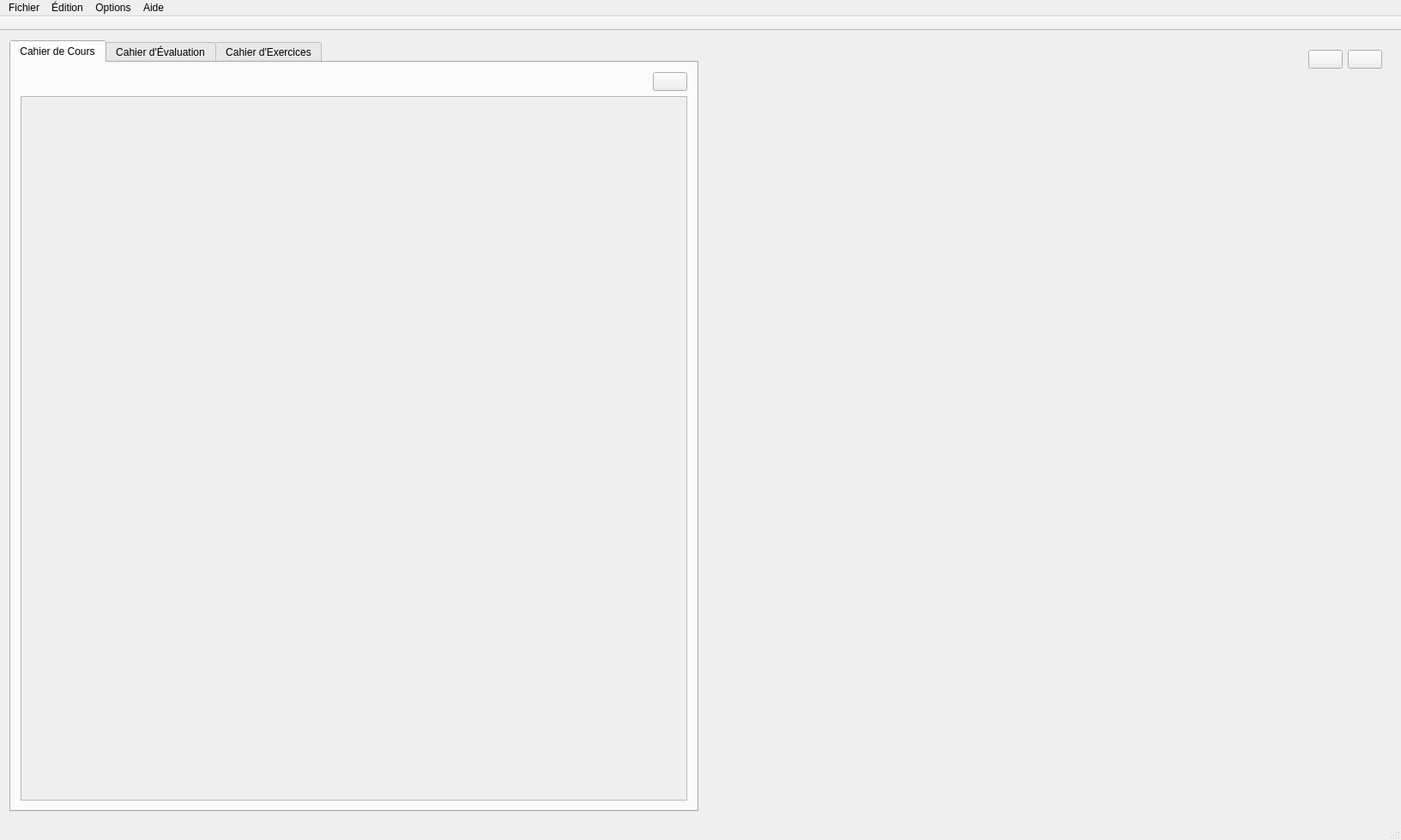
<?xml version="1.0" encoding="UTF-8"?>
<ui version="4.0">
 <class>InterfaceClass</class>
 <widget class="QMainWindow" name="InterfaceClass">
  <property name="geometry">
   <rect>
    <x>0</x>
    <y>0</y>
    <width>1633</width>
    <height>979</height>
   </rect>
  </property>
  <property name="windowTitle">
   <string>Interface</string>
  </property>
  <widget class="QWidget" name="centralWidget">
   <layout class="QHBoxLayout" name="horizontalLayout">
    <item>
     <layout class="QHBoxLayout" name="LayoutCahiers">
      <item>
       <widget class="QTabWidget" name="Onglets">
        <property name="sizePolicy">
         <sizepolicy hsizetype="Expanding" vsizetype="Expanding">
          <horstretch>1</horstretch>
          <verstretch>1</verstretch>
         </sizepolicy>
        </property>
        <property name="minimumSize">
         <size>
          <width>545</width>
          <height>689</height>
         </size>
        </property>
        <property name="sizeIncrement">
         <size>
          <width>1</width>
          <height>1</height>
         </size>
        </property>
        <property name="tabShape">
         <enum>QTabWidget::Rounded</enum>
        </property>
        <property name="currentIndex">
         <number>0</number>
        </property>
        <widget class="QWidget" name="Cours">
         <attribute name="title">
          <string>Cahier de Cours</string>
         </attribute>
         <layout class="QGridLayout" name="gridLayout_6">
          <item row="0" column="1">
           <widget class="QPushButton" name="PleinEcranCours">
            <property name="text">
             <string/>
            </property>
            <property name="icon">
             <iconset resource="interface.qrc">
              <normaloff>:/Interface/Resources/Fullscreen.gif</normaloff>:/Interface/Resources/Fullscreen.gif</iconset>
            </property>
            <property name="iconSize">
             <size>
              <width>32</width>
              <height>32</height>
             </size>
            </property>
           </widget>
          </item>
          <item row="0" column="0">
           <spacer name="horizontalSpacer">
            <property name="orientation">
             <enum>Qt::Horizontal</enum>
            </property>
            <property name="sizeHint" stdset="0">
             <size>
              <width>40</width>
              <height>20</height>
             </size>
            </property>
           </spacer>
          </item>
          <item row="1" column="0" colspan="2">
           <widget class="QScrollArea" name="scrollAreaCours">
            <property name="widgetResizable">
             <bool>true</bool>
            </property>
            <widget class="QWidget" name="scrollAreaWidgetContents">
             <property name="geometry">
              <rect>
               <x>0</x>
               <y>0</y>
               <width>770</width>
               <height>789</height>
              </rect>
             </property>
            </widget>
           </widget>
          </item>
         </layout>
        </widget>
        <widget class="QWidget" name="Eval">
         <attribute name="title">
          <string>Cahier d'Évaluation</string>
         </attribute>
         <layout class="QGridLayout" name="gridLayout_8">
          <item row="0" column="1">
           <widget class="QPushButton" name="PleinEcranEval">
            <property name="text">
             <string/>
            </property>
            <property name="icon">
             <iconset resource="interface.qrc">
              <normaloff>:/Interface/Resources/Fullscreen.gif</normaloff>:/Interface/Resources/Fullscreen.gif</iconset>
            </property>
            <property name="iconSize">
             <size>
              <width>32</width>
              <height>32</height>
             </size>
            </property>
           </widget>
          </item>
          <item row="0" column="0">
           <spacer name="horizontalSpacer_31">
            <property name="orientation">
             <enum>Qt::Horizontal</enum>
            </property>
            <property name="sizeHint" stdset="0">
             <size>
              <width>40</width>
              <height>20</height>
             </size>
            </property>
           </spacer>
          </item>
          <item row="1" column="0" colspan="2">
           <widget class="QScrollArea" name="scrollAreaEval">
            <property name="widgetResizable">
             <bool>true</bool>
            </property>
            <widget class="QWidget" name="scrollAreaWidgetContents_3">
             <property name="geometry">
              <rect>
               <x>0</x>
               <y>0</y>
               <width>98</width>
               <height>28</height>
              </rect>
             </property>
            </widget>
           </widget>
          </item>
         </layout>
        </widget>
        <widget class="QWidget" name="Exo">
         <attribute name="title">
          <string>Cahier d'Exercices</string>
         </attribute>
         <layout class="QGridLayout" name="gridLayout_7">
          <item row="0" column="1">
           <widget class="QPushButton" name="PleinEcranExo">
            <property name="text">
             <string/>
            </property>
            <property name="icon">
             <iconset resource="interface.qrc">
              <normaloff>:/Interface/Resources/Fullscreen.gif</normaloff>:/Interface/Resources/Fullscreen.gif</iconset>
            </property>
            <property name="iconSize">
             <size>
              <width>32</width>
              <height>32</height>
             </size>
            </property>
           </widget>
          </item>
          <item row="0" column="0">
           <spacer name="horizontalSpacer_30">
            <property name="orientation">
             <enum>Qt::Horizontal</enum>
            </property>
            <property name="sizeHint" stdset="0">
             <size>
              <width>40</width>
              <height>20</height>
             </size>
            </property>
           </spacer>
          </item>
          <item row="1" column="0" colspan="2">
           <widget class="QScrollArea" name="scrollAreaExo">
            <property name="widgetResizable">
             <bool>true</bool>
            </property>
            <widget class="QWidget" name="scrollAreaWidgetContents_2">
             <property name="geometry">
              <rect>
               <x>0</x>
               <y>0</y>
               <width>98</width>
               <height>28</height>
              </rect>
             </property>
            </widget>
           </widget>
          </item>
         </layout>
        </widget>
       </widget>
      </item>
     </layout>
    </item>
    <item>
     <layout class="QGridLayout" name="LayoutGeom">
      <item row="0" column="0">
       <widget class="QWidget" name="Geom" native="true">
        <property name="minimumSize">
         <size>
          <width>544</width>
          <height>689</height>
         </size>
        </property>
        <layout class="QGridLayout" name="gridLayout_10">
         <item row="0" column="1">
          <spacer name="horizontalSpacer_33">
           <property name="orientation">
            <enum>Qt::Horizontal</enum>
           </property>
           <property name="sizeHint" stdset="0">
            <size>
             <width>40</width>
             <height>20</height>
            </size>
           </property>
          </spacer>
         </item>
         <item row="0" column="2">
          <spacer name="horizontalSpacer_34">
           <property name="orientation">
            <enum>Qt::Horizontal</enum>
           </property>
           <property name="sizeHint" stdset="0">
            <size>
             <width>40</width>
             <height>20</height>
            </size>
           </property>
          </spacer>
         </item>
         <item row="0" column="10">
          <widget class="QPushButton" name="GeomPleinEcran">
           <property name="text">
            <string/>
           </property>
           <property name="icon">
            <iconset resource="interface.qrc">
             <normaloff>:/Interface/Resources/Fullscreen.gif</normaloff>:/Interface/Resources/Fullscreen.gif</iconset>
           </property>
           <property name="iconSize">
            <size>
             <width>32</width>
             <height>32</height>
            </size>
           </property>
          </widget>
         </item>
         <item row="0" column="0">
          <spacer name="horizontalSpacer_32">
           <property name="orientation">
            <enum>Qt::Horizontal</enum>
           </property>
           <property name="sizeHint" stdset="0">
            <size>
             <width>40</width>
             <height>20</height>
            </size>
           </property>
          </spacer>
         </item>
         <item row="0" column="3">
          <spacer name="horizontalSpacer_35">
           <property name="orientation">
            <enum>Qt::Horizontal</enum>
           </property>
           <property name="sizeHint" stdset="0">
            <size>
             <width>40</width>
             <height>20</height>
            </size>
           </property>
          </spacer>
         </item>
         <item row="0" column="4">
          <spacer name="horizontalSpacer_36">
           <property name="orientation">
            <enum>Qt::Horizontal</enum>
           </property>
           <property name="sizeHint" stdset="0">
            <size>
             <width>40</width>
             <height>20</height>
            </size>
           </property>
          </spacer>
         </item>
         <item row="0" column="5">
          <spacer name="horizontalSpacer_37">
           <property name="orientation">
            <enum>Qt::Horizontal</enum>
           </property>
           <property name="sizeHint" stdset="0">
            <size>
             <width>40</width>
             <height>20</height>
            </size>
           </property>
          </spacer>
         </item>
         <item row="0" column="6">
          <spacer name="horizontalSpacer_38">
           <property name="orientation">
            <enum>Qt::Horizontal</enum>
           </property>
           <property name="sizeHint" stdset="0">
            <size>
             <width>40</width>
             <height>20</height>
            </size>
           </property>
          </spacer>
         </item>
         <item row="0" column="7">
          <spacer name="horizontalSpacer_39">
           <property name="orientation">
            <enum>Qt::Horizontal</enum>
           </property>
           <property name="sizeHint" stdset="0">
            <size>
             <width>40</width>
             <height>20</height>
            </size>
           </property>
          </spacer>
         </item>
         <item row="0" column="9">
          <widget class="QPushButton" name="boutonInsertionGeom">
           <property name="text">
            <string/>
           </property>
           <property name="icon">
            <iconset resource="interface.qrc">
             <normaloff>:/Interface/Resources/insertGeom.png</normaloff>:/Interface/Resources/insertGeom.png</iconset>
           </property>
           <property name="iconSize">
            <size>
             <width>32</width>
             <height>32</height>
            </size>
           </property>
          </widget>
         </item>
         <item row="0" column="8">
          <spacer name="horizontalSpacer_40">
           <property name="orientation">
            <enum>Qt::Horizontal</enum>
           </property>
           <property name="sizeHint" stdset="0">
            <size>
             <width>40</width>
             <height>20</height>
            </size>
           </property>
          </spacer>
         </item>
         <item row="1" column="0" colspan="11">
          <widget class="QWidget" name="geomEcranScind_2" native="true">
           <layout class="QHBoxLayout" name="geomEcranScind"/>
          </widget>
         </item>
        </layout>
       </widget>
      </item>
     </layout>
    </item>
   </layout>
  </widget>
  <widget class="QMenuBar" name="menuBar">
   <property name="geometry">
    <rect>
     <x>0</x>
     <y>0</y>
     <width>1633</width>
     <height>26</height>
    </rect>
   </property>
   <widget class="QMenu" name="menuFichier">
    <property name="title">
     <string>Fichier</string>
    </property>
    <addaction name="actionNouveau"/>
    <addaction name="actionOuvrir"/>
    <addaction name="actionFermer"/>
    <addaction name="separator"/>
    <addaction name="actionConnexion"/>
    <addaction name="actionChanger_d_Utilisateur"/>
    <addaction name="actionNouvel_Utilisateur"/>
    <addaction name="actionSupprimer_un_Utilisateur"/>
    <addaction name="separator"/>
    <addaction name="actionSauvegarder"/>
    <addaction name="actionSauvegarder_Sous"/>
    <addaction name="separator"/>
    <addaction name="actionImprimer"/>
    <addaction name="separator"/>
    <addaction name="actionQuitter"/>
   </widget>
   <widget class="QMenu" name="menu_dition">
    <property name="title">
     <string>Édition</string>
    </property>
    <addaction name="actionCopier"/>
    <addaction name="actionColler"/>
    <addaction name="actionCouper"/>
   </widget>
   <widget class="QMenu" name="menuOptions">
    <property name="title">
     <string>Options</string>
    </property>
    <addaction name="actionGrille"/>
   </widget>
   <widget class="QMenu" name="menuAide">
    <property name="title">
     <string>Aide</string>
    </property>
    <addaction name="actionRaccourcis_Clavier"/>
    <addaction name="actionDocumentation_Utilisateur"/>
    <addaction name="separator"/>
    <addaction name="A_propos"/>
   </widget>
   <addaction name="menuFichier"/>
   <addaction name="menu_dition"/>
   <addaction name="menuOptions"/>
   <addaction name="menuAide"/>
  </widget>
  <widget class="QToolBar" name="mainToolBar">
   <property name="movable">
    <bool>false</bool>
   </property>
   <property name="floatable">
    <bool>false</bool>
   </property>
   <attribute name="toolBarArea">
    <enum>TopToolBarArea</enum>
   </attribute>
   <attribute name="toolBarBreak">
    <bool>false</bool>
   </attribute>
  </widget>
  <widget class="QStatusBar" name="statusBar"/>
  <action name="actionNouveau">
   <property name="icon">
    <iconset resource="interface.qrc">
     <normaloff>:/Interface/Resources/new_file.png</normaloff>:/Interface/Resources/new_file.png</iconset>
   </property>
   <property name="text">
    <string>Nouveau</string>
   </property>
  </action>
  <action name="actionOuvrir">
   <property name="icon">
    <iconset resource="interface.qrc">
     <normaloff>:/Interface/Resources/ouvrir.png</normaloff>:/Interface/Resources/ouvrir.png</iconset>
   </property>
   <property name="text">
    <string>Ouvrir</string>
   </property>
  </action>
  <action name="actionFermer">
   <property name="icon">
    <iconset resource="interface.qrc">
     <normaloff>:/Interface/Resources/close_file.png</normaloff>:/Interface/Resources/close_file.png</iconset>
   </property>
   <property name="text">
    <string>Fermer</string>
   </property>
  </action>
  <action name="actionSauvegarder">
   <property name="icon">
    <iconset resource="interface.qrc">
     <normaloff>:/Interface/Resources/sauver.png</normaloff>:/Interface/Resources/sauver.png</iconset>
   </property>
   <property name="text">
    <string>Sauvegarder</string>
   </property>
  </action>
  <action name="actionSauvegarder_Sous">
   <property name="icon">
    <iconset resource="interface.qrc">
     <normaloff>:/Interface/Resources/sauver_sous.png</normaloff>:/Interface/Resources/sauver_sous.png</iconset>
   </property>
   <property name="text">
    <string>Sauvegarder Sous</string>
   </property>
  </action>
  <action name="actionNouvel_Utilisateur">
   <property name="icon">
    <iconset resource="interface.qrc">
     <normaloff>:/Interface/Resources/ajouterUti.png</normaloff>:/Interface/Resources/ajouterUti.png</iconset>
   </property>
   <property name="text">
    <string>Ajouter un Utilisateur</string>
   </property>
  </action>
  <action name="actionSupprimer_un_Utilisateur">
   <property name="icon">
    <iconset resource="interface.qrc">
     <normaloff>:/Interface/Resources/supprUti.png</normaloff>:/Interface/Resources/supprUti.png</iconset>
   </property>
   <property name="text">
    <string>Supprimer un Utilisateur</string>
   </property>
  </action>
  <action name="actionChanger_d_Utilisateur">
   <property name="icon">
    <iconset resource="interface.qrc">
     <normaloff>:/Interface/Resources/modif_uti.png</normaloff>:/Interface/Resources/modif_uti.png</iconset>
   </property>
   <property name="text">
    <string>Changer d'Utilisateur</string>
   </property>
  </action>
  <action name="actionApercu_avant_impression">
   <property name="icon">
    <iconset resource="interface.qrc">
     <normaloff>:/Interface/Resources/apercuImpression.png</normaloff>:/Interface/Resources/apercuImpression.png</iconset>
   </property>
   <property name="text">
    <string>Aperçu avant impression</string>
   </property>
  </action>
  <action name="actionImprimer">
   <property name="icon">
    <iconset resource="interface.qrc">
     <normaloff>:/Interface/Resources/imprimer.png</normaloff>:/Interface/Resources/imprimer.png</iconset>
   </property>
   <property name="text">
    <string>Imprimer</string>
   </property>
  </action>
  <action name="actionQuitter">
   <property name="icon">
    <iconset resource="interface.qrc">
     <normaloff>:/Interface/Resources/erreurConnexion.png</normaloff>:/Interface/Resources/erreurConnexion.png</iconset>
   </property>
   <property name="text">
    <string>Quitter</string>
   </property>
  </action>
  <action name="actionCopier">
   <property name="icon">
    <iconset resource="interface.qrc">
     <normaloff>:/Interface/Resources/copier.png</normaloff>:/Interface/Resources/copier.png</iconset>
   </property>
   <property name="text">
    <string>Copier</string>
   </property>
  </action>
  <action name="actionColler">
   <property name="icon">
    <iconset resource="interface.qrc">
     <normaloff>:/Interface/Resources/coller.png</normaloff>:/Interface/Resources/coller.png</iconset>
   </property>
   <property name="text">
    <string>Coller</string>
   </property>
  </action>
  <action name="actionCouper">
   <property name="icon">
    <iconset resource="interface.qrc">
     <normaloff>:/Interface/Resources/couper.png</normaloff>:/Interface/Resources/couper.png</iconset>
   </property>
   <property name="text">
    <string>Couper</string>
   </property>
  </action>
  <action name="actionAnnuler">
   <property name="icon">
    <iconset resource="interface.qrc">
     <normaloff>:/Interface/Resources/annuler.png</normaloff>:/Interface/Resources/annuler.png</iconset>
   </property>
   <property name="text">
    <string>Annuler</string>
   </property>
  </action>
  <action name="actionRefaire">
   <property name="icon">
    <iconset resource="interface.qrc">
     <normaloff>:/Interface/Resources/refaire.png</normaloff>:/Interface/Resources/refaire.png</iconset>
   </property>
   <property name="text">
    <string>Refaire</string>
   </property>
  </action>
  <action name="actionRaccourcis_Clavier">
   <property name="icon">
    <iconset resource="interface.qrc">
     <normaloff>:/Interface/Resources/raccourcisClavier.png</normaloff>:/Interface/Resources/raccourcisClavier.png</iconset>
   </property>
   <property name="text">
    <string>Raccourcis clavier</string>
   </property>
  </action>
  <action name="actionPrise_en_main_du_logiciel">
   <property name="icon">
    <iconset resource="interface.qrc">
     <normaloff>:/Interface/Resources/aide.png</normaloff>:/Interface/Resources/aide.png</iconset>
   </property>
   <property name="text">
    <string>Documentation</string>
   </property>
  </action>
  <action name="actionConnexion">
   <property name="icon">
    <iconset resource="interface.qrc">
     <normaloff>:/Interface/Resources/login.png</normaloff>:/Interface/Resources/login.png</iconset>
   </property>
   <property name="text">
    <string>Connexion</string>
   </property>
  </action>
  <action name="actionDocumentation_Utilisateur">
   <property name="icon">
    <iconset>
     <normaloff>../../../.designer/backup/Resources/aide.png</normaloff>../../../.designer/backup/Resources/aide.png</iconset>
   </property>
   <property name="text">
    <string>Documentation Utilisateur</string>
   </property>
  </action>
  <action name="actionGrille">
   <property name="checkable">
    <bool>true</bool>
   </property>
   <property name="checked">
    <bool>true</bool>
   </property>
   <property name="enabled">
    <bool>true</bool>
   </property>
   <property name="text">
    <string>Grille</string>
   </property>
  </action>
  <action name="A_propos">
   <property name="text">
    <string>À propos</string>
   </property>
  </action>
 </widget>
 <layoutdefault spacing="6" margin="11"/>
 <resources>
  <include location="interface.qrc"/>
 </resources>
 <connections/>
</ui>
